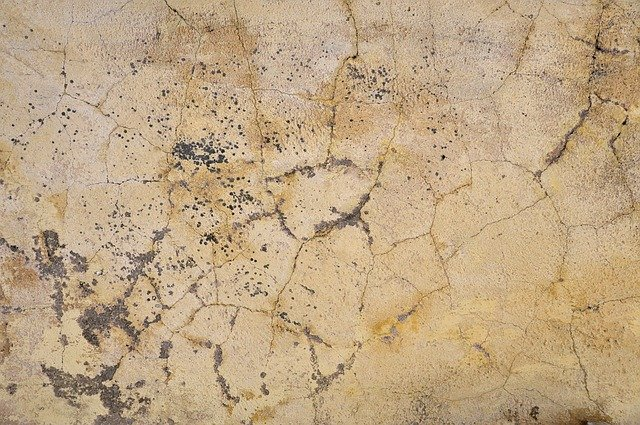
#> input picture task 4/image_1.jpg, 640 x 425 px
$ jupyter execute 'TASK 4.ipynb'
#> lines starting #> are read from the running program, lines starting #| are printed output that depends on the picture; after the words box and inside, x2 and y2 are one past the last pixel; in counts of white or black regions, pixels touching at a corner belong together
# TASK 4.1

# Creating own customized image : THE SUN

[cell 1]
import cv2
import numpy as np
photo = np.zeros((600,600,3))
rows = 600
cols = 600

# radius = 100
# (x - h)^2 + (y - k)^2 = 100^2
# h,k = (300,300)
# y = +-(mt.sqrt((90**2) - ((x - 300)**2)) + 300)

[cell 2]
import math as mt
for i in range(0,cols):
    if i > 200 and i < 401:
        kl = (-abs(mt.sqrt((100**2) - ((i - 300)**2))) + 300)
        ku = (abs(mt.sqrt((100**2) - ((i - 300)**2))) + 300)
        for j in range(0,rows):
            if j > kl and j < ku:
                photo[i,j] = [0,0,244]

[cell 3]
cv2.imshow("Image",photo)
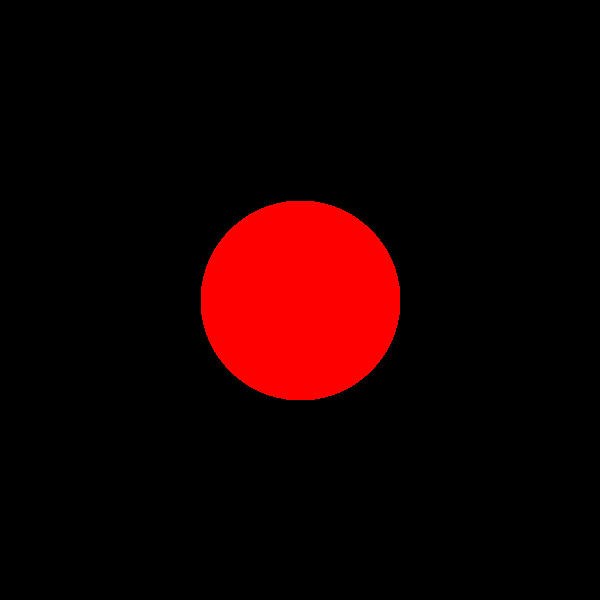
#> window 'Image': shape (600, 600, 3); mean B, G, R 0, 0, 22.2
cv2.waitKey()
cv2.destroyAllWindows()

# TASK 4.2 Take two images crop and swap some part

[cell 4]
photo1 = cv2.imread("image_1.jpg")
#> photo1 is the input picture: shape (425, 640, 3); mean B, G, R 133, 166.5, 191.1
photo2 = cv2.imread("image_2.jpg")
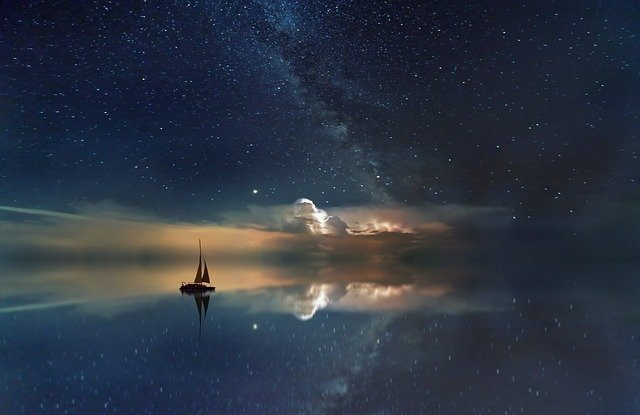
#> input picture task 4/image_2.jpg, 640 x 415 px
#> photo2 is the input picture: shape (415, 640, 3); mean B, G, R 66.8, 53.4, 45.1

photo1.shape,photo2.shape
#> Out = ((425, 640, 3), (415, 640, 3))

[cell 5]
cv2.imshow("photo 1",photo1)
cv2.imshow("photo 2",photo2)
cv2.waitKey()
cv2.destroyAllWindows()

[cell 6]
temp1 = photo1[100:300,200:400].copy()
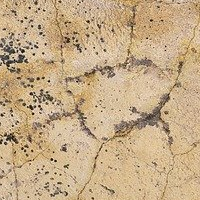
#> temp1: shape (200, 200, 3); mean B, G, R 136.2, 171.4, 197.3
temp2 = photo2[100:300,200:400].copy()
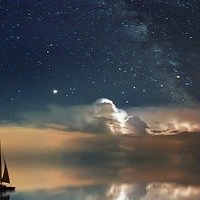
#> temp2: shape (200, 200, 3); mean B, G, R 79.5, 78, 77.9

photo1[100:300,200:400] = temp2
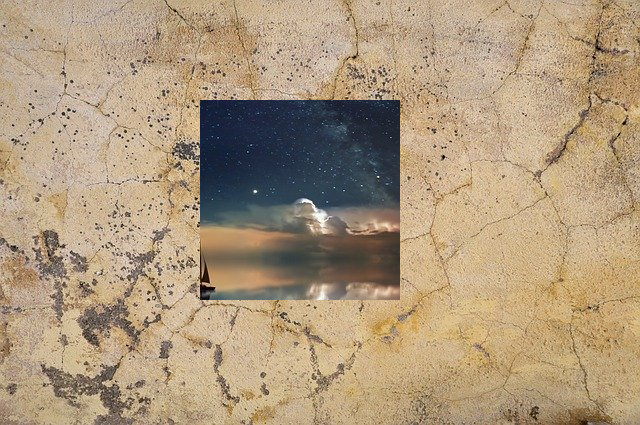
#> photo1: shape (425, 640, 3); 14.71% of pixels changed, all inside (x1, y1, x2, y2) = (200, 100, 400, 300)
photo2[100:300,200:400] = temp1
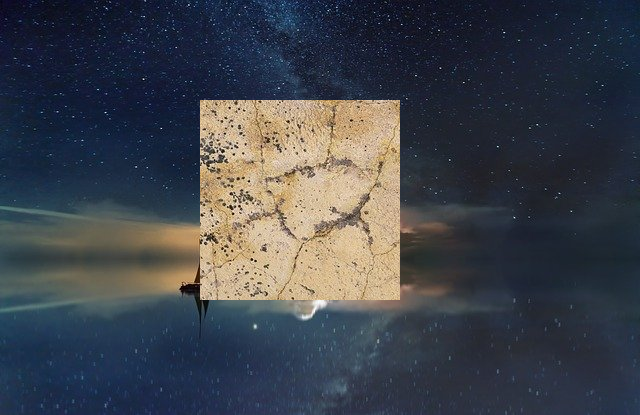
#> photo2: shape (415, 640, 3); 15.06% of pixels changed, all inside (x1, y1, x2, y2) = (200, 100, 400, 300)

[cell 7]
cv2.imshow("photo 1",photo1)
cv2.imshow("photo 2",photo2)
cv2.waitKey()
cv2.destroyAllWindows()

# TASK 4.3 join two images

[cell 8]
photo1 = cv2.imread("image_1.jpg")
photo2 = cv2.imread("image_2.jpg")

photo1.shape,photo2.shape
#> Out = ((425, 640, 3), (415, 640, 3))

[cell 9]
photo1 = photo1[0:415,0:641]
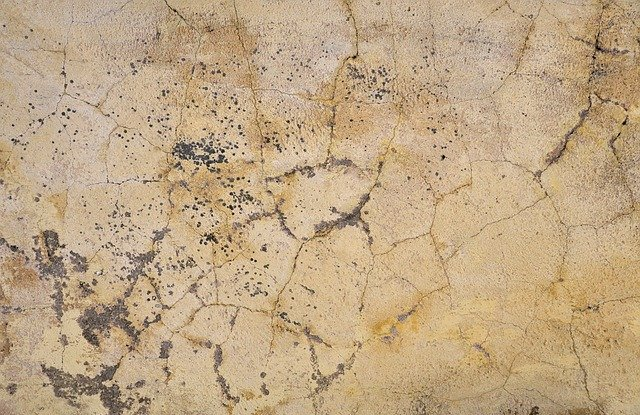
#> photo1: shape (415, 640, 3); mean B, G, R 133.5, 167.1, 191.7
photo1.shape
#> Out = (415, 640, 3)

[cell 10]
photo = np.hstack((photo1,photo2))
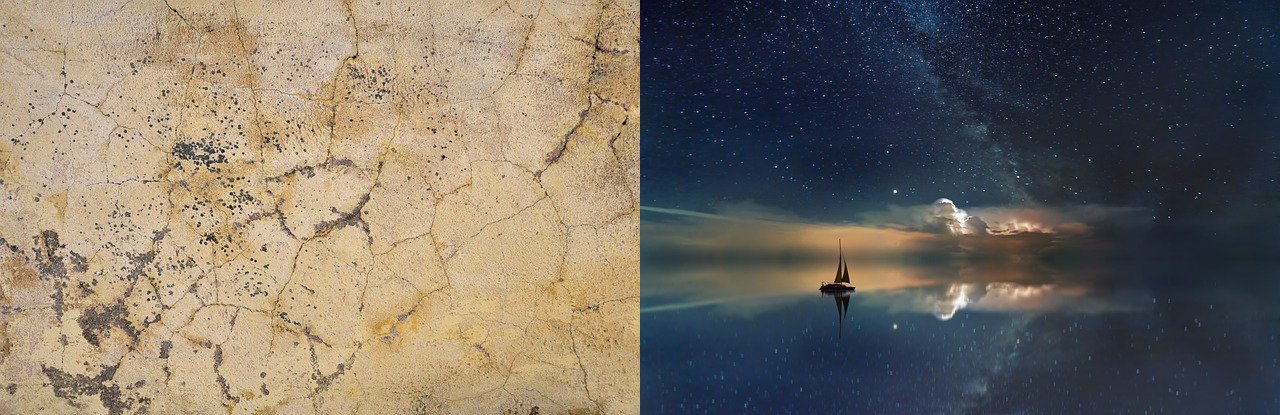
#> photo: shape (415, 1280, 3); mean B, G, R 100.1, 110.2, 118.4
